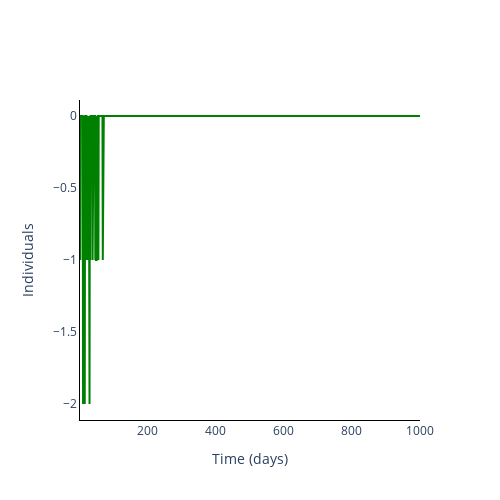

Source (notebook cell):
### Markdown cell above
### Plot incidence of infection

### Code cell
fig = go.Figure()

incidence = np.zeros((num_experiments, len(times)))
incidence[:, 1:] = output_algorithm[:, 1:, 1] - output_algorithm[:, :-1, 1]

for _ in range(num_experiments):
    fig.add_trace(
        go.Scatter(
            y=incidence[_, :].tolist(),
            x=times,
            mode='lines',
            name=trace_name[s],
            line_color=colours[s],
            showlegend=False,
        ),
)

# Add axis labels
fig.update_layout(
    width=500, 
    height=500,
    plot_bgcolor='white',
    xaxis=dict(
        linecolor='black',
        title = 'Time (days)'
        ),
    yaxis=dict(
        linecolor='black',
        title = 'Individuals'),
    #legend=dict(
    #    orientation="h",
    #    yanchor="bottom",
    #    y=1.02,
    #    xanchor="right",
    #    x=1
    #)
    )

fig.write_image('images/Incidence-HPV.pdf')
fig.show()

### Figure 1 — Plotly figure (JSON) as saved in the notebook; plotly's stock layout.template omitted (floating-point values rounded to 4 significant figures; data arrays with more than 128 entries replaced by an {"elided": "..."} marker saying what was removed)
{"data": [{"line": {"color": "green"}, "mode": "lines", "name": "R", "showlegend": false, "type": "scatter", "x": {"elided": "1000 int values"}, "y": {"elided": "1000 int values"}}], "layout": {"height": 500, "plot_bgcolor": "white", "width": 500, "xaxis": {"linecolor": "black", "title": {"text": "Time (days)"}}, "yaxis": {"linecolor": "black", "title": {"text": "Individuals"}}}}
